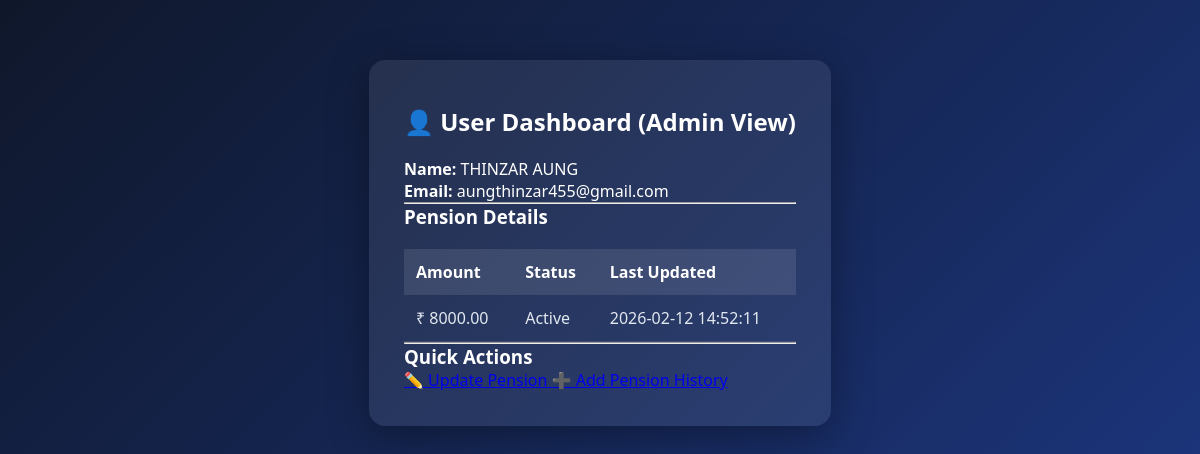
Screenshot of /admin/view_user_dashboard.php?user_id=7 with the database file from the repository.
### tables this page shows
CREATE TABLE `users` (
  `id` int(11) NOT NULL,
  `name` varchar(100) DEFAULT NULL,
  `email` varchar(255) DEFAULT NULL,
  `phone` varchar(20) DEFAULT NULL,
  `password` varchar(255) DEFAULT NULL,
  `otp` varchar(10) DEFAULT NULL,
  `is_verified` tinyint(4) DEFAULT 0,
  `login_otp` varchar(10) DEFAULT NULL,
  `otp_expires_at` datetime DEFAULT NULL,
  `login_otp_expires_at` datetime DEFAULT NULL,
  `profile_photo` varchar(255) DEFAULT NULL,
  `created_at` timestamp NOT NULL DEFAULT current_timestamp(),
  `last_login` datetime DEFAULT NULL,
  `failed_attempts` int(11) DEFAULT 0,
  `account_status` enum('active','blocked') DEFAULT 'active'
);

CREATE TABLE `pension` (
  `id` int(11) NOT NULL,
  `user_id` int(11) DEFAULT NULL,
  `amount` decimal(10,2) DEFAULT NULL,
  `status` varchar(50) DEFAULT NULL,
  `updated_at` timestamp NOT NULL DEFAULT current_timestamp()
);

### admin/view_user_dashboard.php (the view, shortened to what this page needs)
<?php
include "../db.php";
$user_id = (int) $_GET['user_id'];
$user = mysqli_fetch_assoc(mysqli_query(
    $conn,
    "SELECT name, email FROM users WHERE id=$user_id"
));
$pension = mysqli_fetch_assoc(mysqli_query(
    $conn,
    "SELECT * FROM pension WHERE user_id=$user_id"
));
?>
<!DOCTYPE html>
<html>
<head>
    <link rel="stylesheet" href="../assets/css/style.css">
</head>
<body>
<div class="admin-page">
<div class="admin-container admin-wide">
<h2>👤 User Dashboard (Admin View)</h2>
<p><b>Name:</b> <?= $user['name'] ?></p>
<p><b>Email:</b> <?= $user['email'] ?></p>
<hr>
<h3>Pension Details</h3>
<?php if ($pension) { ?>
<table class="admin-table">
    <tr>
        <th>Amount</th>
        <th>Status</th>
        <th>Last Updated</th>
    </tr>
    <tr>
        <td>₹ <?= $pension['amount'] ?></td>
        <td><?= $pension['status'] ?></td>
        <td><?= $pension['updated_at'] ?></td>
    </tr>
</table>
<?php } else { ?>
<p style="color:#666;">No pension record yet.</p>
<?php } ?>
<hr>
<h3>Quick Actions</h3>
<a href="update_pension.php?user_id=<?= $user_id ?>" class="dash-btn">
    ✏️ Update Pension
</a>
<a href="add_pension_history.php?user_id=<?= $user_id ?>" class="dash-btn">
    ➕ Add Pension History
</a>
</div>
</div>
</body>
</html>

### assets/css/style.css (style rules this page uses)
* { margin: 0; padding: 0; box-sizing: border-box; }
body { background: #f5f7fb; font-family: 'Segoe UI', sans-serif; }
.admin-container { max-width: 1000px; margin: auto; background: #fff; padding: 25px; border-radius: 12px; }
.admin-table { width: 100%; border-collapse: collapse; }
.admin-table th { background: #6366f1; color: white; padding: 12px; }
.admin-table td { padding: 10px; border-bottom: 1px solid #eee; }
.admin-page { display:flex; min-height:100vh; background:linear-gradient(135deg,#0f172a,#1e3a8a); font-family:'Segoe UI',sans-serif; }
.admin-container { background:rgba(255,255,255,0.08); padding:35px; border-radius:16px; box-shadow:0 10px 40px rgba(0,0,0,0.35); color:#fff; }
.admin-container h2 { margin-bottom:20px; font-weight:600; }
.admin-table { width:100%; border-collapse:collapse; margin-top:10px; }
.admin-table th { background:rgba(255,255,255,0.15); padding:14px; text-align:left; font-weight:600; }
.admin-table td { padding:14px; border-bottom:1px solid rgba(255,255,255,0.08); }
.admin-container { margin-top: 60px; }
h2 { margin-top: 10px; }
.admin-container h2 { color: #ffffff; }
.admin-table { width:100%; border-collapse:collapse; margin-top:20px; color:#e2e8f0; }
.admin-table th { background:rgba(255,255,255,0.1); padding:12px; text-align:left; }
.admin-table td { padding:12px; border-bottom:1px solid rgba(255,255,255,0.1); }

### rows the page displays
users: name "THINZAR AUNG", email "aungthinzar455@gmail.com"
pension: amount "8000.00", status "Active", updated_at "2026-02-12 14:52:11"
